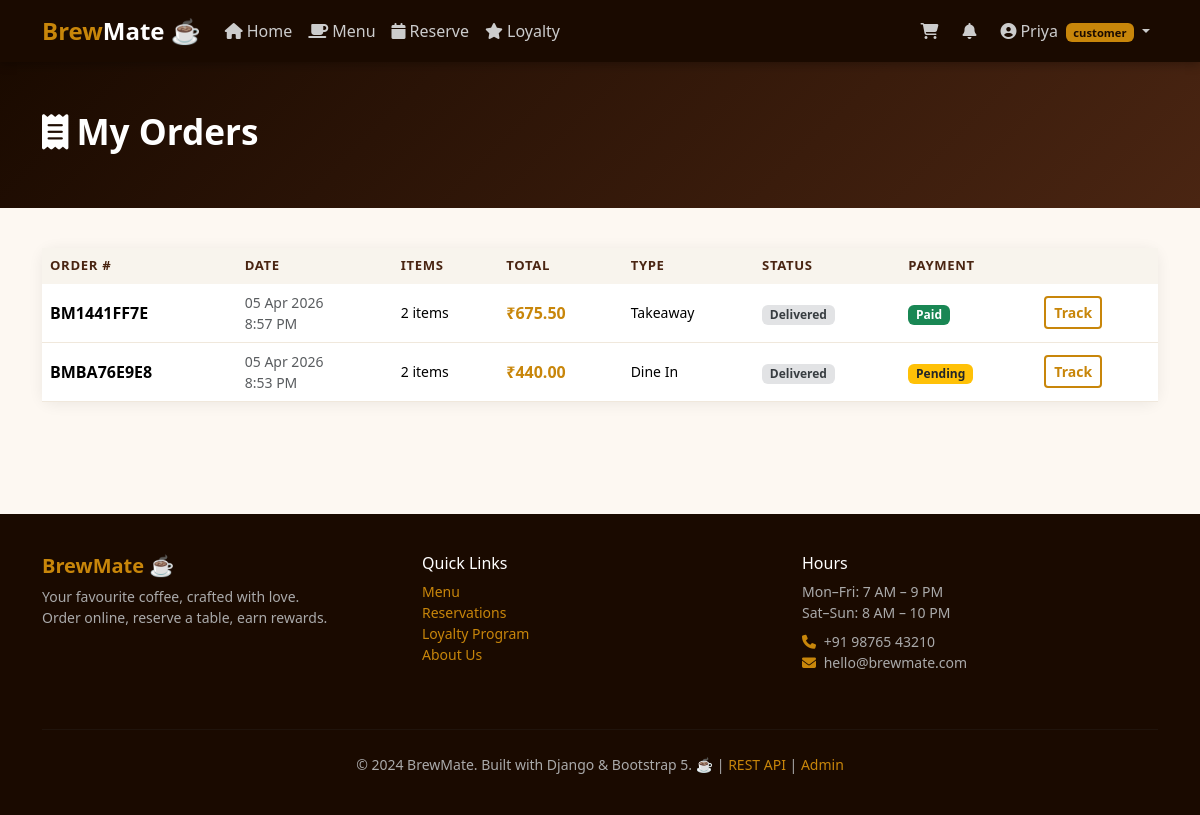
Screenshot of /orders/ (signed in) with the database file from the repository.
### coffee/models.py (models this page shows, shortened)
class User(AbstractBaseUser, PermissionsMixin):
    ROLES = [
        ('customer', 'Customer'),
        ('staff',    'Staff'),
        ('admin',    'Admin'),
    ]
    email       = models.EmailField(unique=True, db_index=True)
    first_name  = models.CharField(max_length=50, default='')
    last_name   = models.CharField(max_length=50, blank=True, default='')
    phone       = models.CharField(max_length=15, blank=True, default='')
    role        = models.CharField(max_length=10, choices=ROLES,
                                   default='customer', db_index=True)
    avatar      = models.ImageField(upload_to='avatars/',
                                    blank=True, null=True, default=None)
    is_active   = models.BooleanField(default=True)
    is_staff    = models.BooleanField(default=False)
    date_joined = models.DateTimeField(default=timezone.now)
    USERNAME_FIELD  = 'email'
    REQUIRED_FIELDS = ['first_name']
    objects         = UserManager()
    class Meta:
        db_table = 'coffee_user'

class Order(models.Model):
    STATUS = [
        ('pending',   'Pending'),
        ('confirmed', 'Confirmed'),
        ('preparing', 'Preparing'),
        ('ready',     'Ready'),
        ('delivered', 'Delivered'),
        ('cancelled', 'Cancelled'),
    ]
    ORDER_TYPE = [
        ('dine_in',  'Dine In'),
        ('takeaway', 'Takeaway'),
        ('delivery', 'Delivery'),
    ]
    order_number   = models.CharField(max_length=12, unique=True,
                                      blank=True, default='')
    user           = models.ForeignKey(
        User, on_delete=models.PROTECT, related_name='orders'
    )
    table          = models.ForeignKey(
        ShopTable, on_delete=models.SET_NULL,
        null=True, blank=True, default=None
    )
    order_type     = models.CharField(max_length=10, choices=ORDER_TYPE,
                                      default='dine_in')
    status         = models.CharField(max_length=15, choices=STATUS,
                                      default='pending', db_index=True)
    subtotal       = models.DecimalField(max_digits=10, decimal_places=2,
                                         default=Decimal('0.00'))
    discount       = models.DecimalField(max_digits=10, decimal_places=2,
                                         default=Decimal('0.00'))
    total          = models.DecimalField(max_digits=10, decimal_places=2,
                                         default=Decimal('0.00'))
    loyalty_used   = models.PositiveIntegerField(default=0)
    special_notes  = models.TextField(blank=True, default='')
    estimated_time = models.PositiveIntegerField(default=10)
    created_at     = models.DateTimeField(auto_now_add=True, db_index=True)
    updated_at     = models.DateTimeField(auto_now=True)
    class Meta:
        db_table = 'coffee_order'
        ordering = ['-created_at']

class Payment(models.Model):
    METHOD = [
        ('cash',   'Cash on Delivery'),
        ('card',   'Credit/Debit Card'),
        ('upi',    'UPI'),
        ('wallet', 'Wallet'),
    ]
    STATUS = [
        ('pending',  'Pending'),
        ('paid',     'Paid'),
        ('failed',   'Failed'),
        ('refunded', 'Refunded'),
    ]
    order          = models.OneToOneField(
        Order, on_delete=models.CASCADE, related_name='payment'
    )
    method         = models.CharField(max_length=10, choices=METHOD,
                                      default='cash')
    status         = models.CharField(max_length=10, choices=STATUS,
                                      default='pending')
    amount         = models.DecimalField(max_digits=10, decimal_places=2,
                                         default=Decimal('0.00'))
    transaction_id = models.CharField(max_length=100, blank=True, default='')
    paid_at        = models.DateTimeField(null=True, blank=True, default=None)
    created_at     = models.DateTimeField(auto_now_add=True)
    class Meta:
        db_table = 'coffee_payment'

### coffee/views.py (the view)
# urls.py: path('orders/',                        views.my_orders_view,        name='my_orders'),
@login_required
def my_orders_view(request):
    qs        = Order.objects.filter(user=request.user).select_related('table')
    paginator = Paginator(qs, 10)
    orders    = paginator.get_page(request.GET.get('page', 1))
    return render(request, 'coffee/my_orders.html', {'orders': orders})

### coffee/context_processors.py (called while the page is built)
def global_context(request):
    cart_count  = 0
    notif_count = 0
    if request.user.is_authenticated:
        try:
            cart_count = Cart.objects.get(user=request.user).item_count
        except Cart.DoesNotExist:
            pass
        notif_count = Notification.objects.filter(
            user=request.user, is_read=False
        ).count()
    return {'cart_count': cart_count, 'notif_count': notif_count}

### coffee/models.py (called while the page is built)
    @property
    def item_count(self):
        result = self.items.aggregate(t=models.Sum('quantity'))['t']
        return result or 0

### coffee/templates/coffee/my_orders.html (shortened to what this page needs)
{% extends 'coffee/base.html' %}
{% block content %}
<div class="page-hero">
  <div class="container">
    <h1><i class="fa fa-receipt me-2"></i>My Orders</h1>
  </div>
</div>
<div class="container pb-5">
  {% if orders %}
  <div class="card">
    <div class="card-body p-0">
      <div class="table-responsive">
        <table class="table mb-0">
          <thead>
            <tr><th>Order #</th><th>Date</th><th>Items</th><th>Total</th><th>Type</th><th>Status</th><th>Payment</th><th></th></tr>
          </thead>
          <tbody>
            {% for order in orders %}
            <tr>
              <td><strong>{{ order.order_number }}</strong></td>
              <td class="small text-muted">{{ order.created_at|date:"d M Y" }}<br>{{ order.created_at|time:"g:i A" }}</td>
              <td class="small">{{ order.items.count }} item{{ order.items.count|pluralize }}</td>
              <td><strong style="color:var(--brew-gold)">₹{{ order.total }}</strong></td>
              <td class="small">{{ order.get_order_type_display }}</td>
              <td><span class="badge badge-{{ order.status }}">{{ order.get_status_display }}</span></td>
              <td>
                {% if order.payment %}
                <span class="badge {% if order.payment.status == 'paid' %}bg-success{% elif order.payment.status == 'pending' %}bg-warning text-dark{% else %}bg-danger{% endif %} small">
                  {{ order.payment.get_status_display }}
                </span>
                {% endif %}
              </td>
              <td><a href="{% url 'order_detail' order.pk %}" class="btn btn-sm btn-brew-outline">Track</a></td>
            </tr>
            {% endfor %}
          </tbody>
        </table>
      </div>
    </div>
  </div>
  {% else %}
  <div class="text-center py-5 text-muted">
    <div style="font-size:4rem">📋</div>
    <h4 class="mt-3">No orders yet</h4>
    <a href="{% url 'menu' %}" class="btn btn-brew mt-3">Start Ordering</a>
  </div>
  {% endif %}
</div>
{% endblock %}

### coffee/templates/coffee/base.html (shortened to what this page needs)
<!DOCTYPE html>
<html lang="en">
<head>
  <link href="https://cdn.jsdelivr.net/npm/bootstrap@5.3.2/dist/css/bootstrap.min.css" rel="stylesheet">
  <link href="https://cdnjs.cloudflare.com/ajax/libs/font-awesome/6.4.0/css/all.min.css" rel="stylesheet">
</head>
<body>
{% if user.is_authenticated %}
<nav class="navbar navbar-expand-lg sticky-top">
  <div class="container">
    <a class="navbar-brand" href="{% url 'home' %}">Brew<span>Mate</span> ☕</a>
    <div class="collapse navbar-collapse" id="navMain">
      <ul class="navbar-nav me-auto">
        <li class="nav-item"><a class="nav-link" href="{% url 'home' %}"><i class="fa fa-home me-1"></i>Home</a></li>
        <li class="nav-item"><a class="nav-link" href="{% url 'menu' %}"><i class="fa fa-coffee me-1"></i>Menu</a></li>
        {% if user.role == 'customer' %}
        <li class="nav-item"><a class="nav-link" href="{% url 'reservation' %}"><i class="fa fa-calendar me-1"></i>Reserve</a></li>
        <li class="nav-item"><a class="nav-link" href="{% url 'loyalty' %}"><i class="fa fa-star me-1"></i>Loyalty</a></li>
        {% endif %}
      </ul>
      <ul class="navbar-nav align-items-center gap-2">
        {% if user.role == 'customer' %}
        <li class="nav-item">
          <a class="nav-link position-relative" href="{% url 'cart' %}">
            <i class="fa fa-shopping-cart"></i>
          </a>
        </li>
        {% endif %}
        <li class="nav-item">
          <a class="nav-link" href="{% url 'notifications' %}">
            <i class="fa fa-bell"></i>
          </a>
        </li>
        <li class="nav-item dropdown">
          <a class="nav-link dropdown-toggle" href="#" data-bs-toggle="dropdown">
            <i class="fa fa-user-circle me-1"></i>{{ user.first_name }}
            <span class="badge ms-1" style="background:var(--brew-gold);color:var(--brew-dark);font-size:.7rem">{{ user.role }}</span>
          </a>
        </li>
      </ul>
    </div>
  </div>
</nav>
{% endif %}
{% block content %}{% endblock %}
<footer>
  <div class="container">
    <div class="row">
      <div class="col-md-4 mb-3">
        <h5 style="color:var(--brew-gold);font-weight:800">BrewMate ☕</h5>
        <p class="small mt-2">Your favourite coffee, crafted with love.<br>Order online, reserve a table, earn rewards.</p>
      </div>
      <div class="col-md-4 mb-3">
        <h6 style="color:#fff">Quick Links</h6>
        <ul class="list-unstyled small mt-2">
          <li><a href="{% url 'menu' %}">Menu</a></li>
          <li><a href="{% url 'reservation' %}">Reservations</a></li>
          <li><a href="{% url 'loyalty' %}">Loyalty Program</a></li>
          <li><a href="{% url 'about' %}">About Us</a></li>
        </ul>
      </div>
      <div class="col-md-4 mb-3">
        <h6 style="color:#fff">Hours</h6>
        <ul class="list-unstyled small mt-2">
          <li>Mon–Fri: 7 AM – 9 PM</li>
          <li>Sat–Sun: 8 AM – 10 PM</li>
          <li class="mt-2"><i class="fa fa-phone me-1" style="color:var(--brew-gold)"></i> +91 98765 43210</li>
          <li><i class="fa fa-envelope me-1" style="color:var(--brew-gold)"></i> hello@brewmate.com</li>
        </ul>
      </div>
    </div>
    <hr style="border-color:#333; margin: 1.5rem 0">
    <div class="text-center small">
      &copy; 2024 BrewMate. Built with Django &amp; Bootstrap 5. ☕
      | <a href="/api/products/">REST API</a>
      | <a href="/admin/">Admin</a>
    </div>
  </div>
</footer>
</body>
</html>

### coffee/templates/coffee/base.html (style rules this page uses)
:root { --brew-dark: #1a0a00; --brew-brown: #4a2512; --brew-medium: #7b3f00; --brew-gold: #c8860a; --brew-light: #f5e6d3; --brew-cream: #fdf8f2; }
* { margin: 0; padding: 0; box-sizing: border-box; }
body { background: var(--brew-cream); color: var(--brew-dark); font-family: 'Segoe UI', sans-serif; }
.navbar { background: var(--brew-dark) !important; box-shadow: 0 2px 10px rgba(0,0,0,0.3); }
.navbar-brand { color: var(--brew-gold) !important; font-weight: 800; font-size: 1.5rem; }
.navbar-brand span { color: #fff; }
.nav-link { color: #ccc !important; transition: color .2s; }
.btn-brew-outline { background: transparent; border: 2px solid var(--brew-gold); color: var(--brew-gold); font-weight: 600; }
.card { border: none; border-radius: 12px; box-shadow: 0 2px 15px rgba(0,0,0,0.07); }
.badge-delivered { background: #e2e3e5; color: #383d41; }
footer { background: var(--brew-dark); color: #aaa; padding: 2.5rem 0; margin-top: 4rem; }
footer a { color: var(--brew-gold); text-decoration: none; }
.page-hero { background: linear-gradient(135deg, var(--brew-dark) 0%, var(--brew-brown) 100%); color: #fff; padding: 3rem 0; margin-bottom: 2.5rem; }
.page-hero h1 { font-weight: 800; font-size: 2.2rem; }
.table th { background: #f8f4ed; color: var(--brew-brown); font-size: .82rem; text-transform: uppercase; letter-spacing: .05em; border: none; }
.table td { border-color: #f0e8dc; vertical-align: middle; }

### rows the page displays
User: first_name "Priya", role "customer"
Order: order_number "BM1441FF7E", created_at "05 Apr 2026", created_at "8:57 PM", items.count "2", total "675.50", order_type "Takeaway", status "Delivered", payment.status "Paid"
Order: order_number "BMBA76E9E8", created_at "05 Apr 2026", created_at "8:53 PM", items.count "2", total "440.00", order_type "Dine In", status "Delivered", payment.status "Pending"
